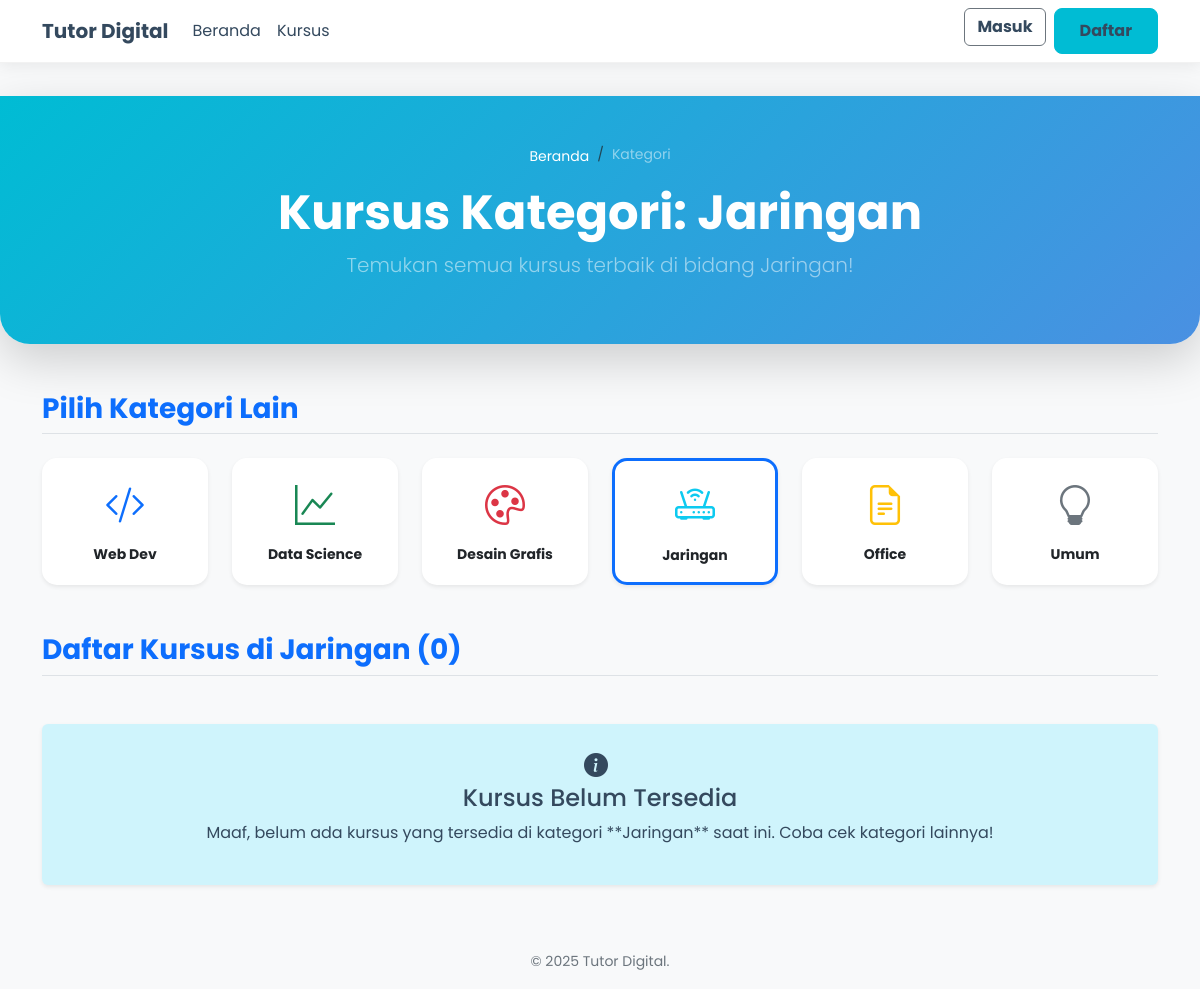
Page /courses/Jaringan on the earlier database version.
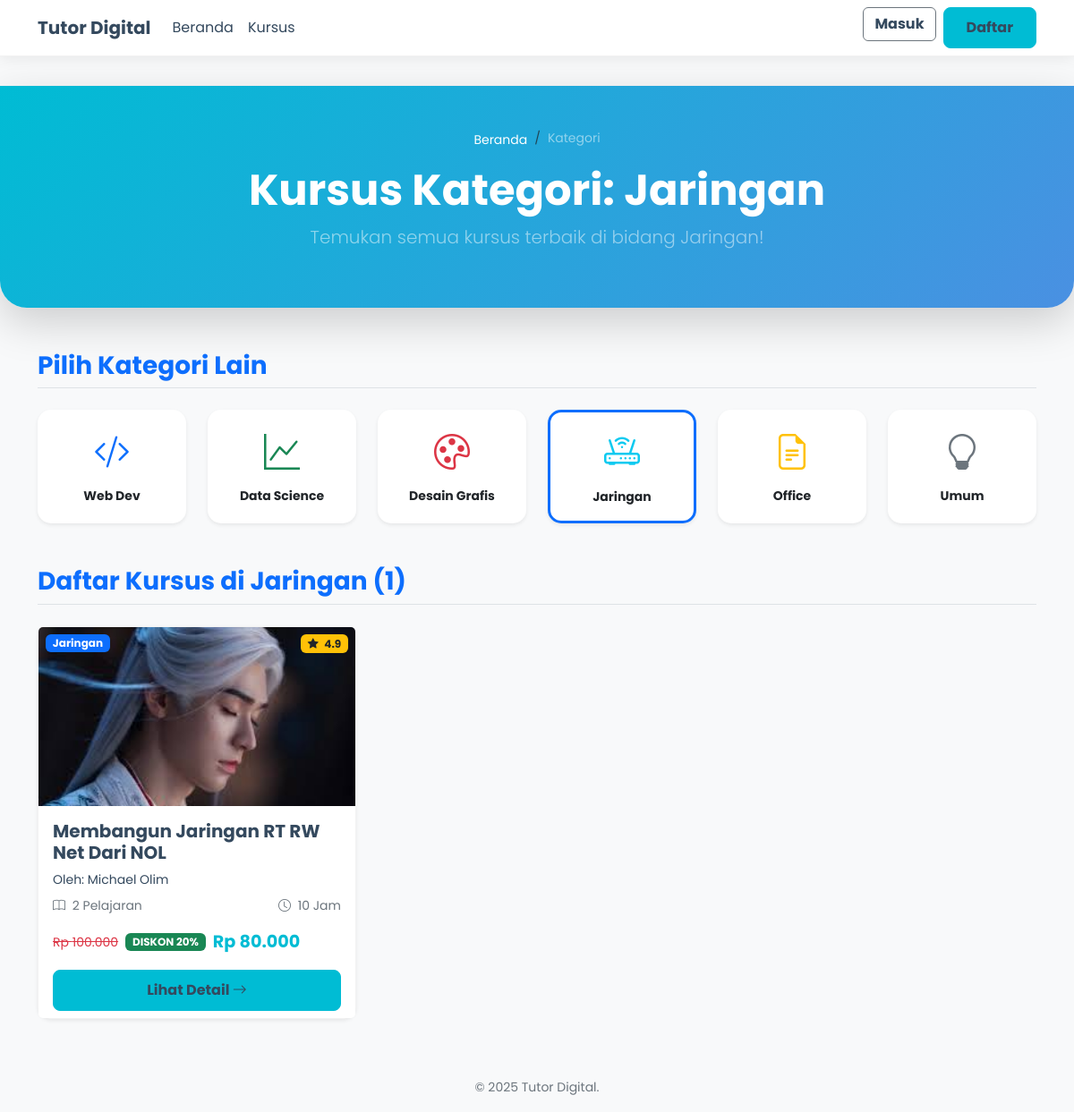
Same page on the later database version.
### models.py (models this page shows, shortened)
class Course(db.Model):
    id = db.Column(db.Integer, primary_key=True)
    title = db.Column(db.String(100), nullable=False)
    description = db.Column(db.Text)
    category = db.Column(db.String(64), default='Umum')
    instructor_name = db.Column(db.String(100))
    instructor_title = db.Column(db.String(100))
    rating = db.Column(db.Float, default=0.0)
    price = db.Column(db.Integer, default=0)
    discount_percent = db.Column(db.Integer, default=0)
    duration_hours = db.Column(db.Integer, default=10) # Field baru
    image_url = db.Column(db.String(255), nullable=True)
    instructor_image_url = db.Column(db.String(255), nullable=True)
    lessons = db.relationship('Lesson', backref='course', lazy='dynamic')
    enrollments = db.relationship('Enrollment', backref='course', lazy='dynamic')
    def total_lessons(self):
        return self.lessons.count()
    @hybrid_property
    def final_price(self):
        return self.price - (self.price * self.discount_percent / 100)

### routes.py (the view)
@app.route('/courses/<category_name>')
def courses_by_category(category_name):
    courses = Course.query.filter_by(category=category_name).all()
    categories = [
        {'name': 'Web Dev', 'icon': 'code-slash', 'color': 'primary'},
        {'name': 'Data Science', 'icon': 'graph-up', 'color': 'success'},
        {'name': 'Desain Grafis', 'icon': 'palette', 'color': 'danger'},
        {'name': 'Jaringan', 'icon': 'router', 'color': 'info'},
        {'name': 'Office', 'icon': 'file-earmark-text', 'color': 'warning'}
    ]
    return render_template('courses_by_category.html',
                           title=f'Kursus {category_name}',
                           courses=courses,
                           category_name=category_name,
                           categories=categories)

### app.py (called while the page is built)
@app.context_processor
def inject_global_variables():
    return dict(
        now=datetime.utcnow # Menggunakan UTC, atau datetime.now() jika Anda yakin dengan timezone server
    )

### utils.py (called while the page is built)
def format_rupiah(value):
    return "{:,.0f}".format(value).replace(",", ".")

### templates/courses_by_category.html (shortened to what the changed rows need)
{% extends "base.html" %}
{% block content %}
<div class="hero-section-gradient text-white py-5 mb-5 shadow-lg">
    <div class="container text-center">
        <nav aria-label="breadcrumb" class="mb-3 d-flex justify-content-center">
            <ol class="breadcrumb text-white mb-0">
            </ol>
        </nav>
        <h1 class="display-5 fw-bolder text-white mb-2 animate__animated animate__fadeInDown">
            Kursus Kategori: {{ category_name }}
        </h1>
        <p class="lead fw-light text-white-50 animate__animated animate__fadeIn">
            Temukan semua kursus terbaik di bidang {{ category_name }}!
        </p>
    </div>
</div>
<div class="container mb-5">
    <div class="row g-4 text-center justify-content-center">
        {% set categories = [
            {'name': 'Web Dev', 'icon': 'code-slash', 'color': 'primary'},
            {'name': 'Data Science', 'icon': 'graph-up', 'color': 'success'},
            {'name': 'Desain Grafis', 'icon': 'palette', 'color': 'danger'},
            {'name': 'Jaringan', 'icon': 'router', 'color': 'info'},
            {'name': 'Office', 'icon': 'file-earmark-text', 'color': 'warning'},
            {'name': 'Umum', 'icon': 'lightbulb', 'color': 'secondary'}
        ] %}
        {% for cat in categories %}
        <div class="col-4 col-md-2">
            <a href="{{ url_for('courses_by_category', category_name=cat.name) }}" class="text-decoration-none text-dark">
                <div class="card shadow-sm p-3 h-100 hover-scale category-hover-effect {% if cat.name == category_name %}border border-primary border-3{% endif %}">
                    <i class="bi bi-{{ cat.icon }} text-{{ cat.color }} mb-2" style="font-size: 2.5rem;"></i>
                    <small class="fw-bold text-dark">{{ cat.name }}</small>
                </div>
            </a>
        </div>
        {% endfor %}
    </div>
</div>
<div class="container">
    <h3 class="mt-5 mb-4 border-bottom pb-2 text-primary fw-bold">Daftar Kursus di {{ category_name }} ({{ courses|length }})</h3>
    <div class="row g-4">
        {% for course in courses %}
        <div class="col-lg-4 col-md-6">
            <div class="card h-100 hover-scale shadow-sm">
                <div class="position-relative">
                    {% if course.image_url %}
                        <img src="{{ url_for('static', filename='uploads/' + course.image_url) }}" class="card-img-top" alt="{{ course.title }}" style="height: 200px; object-fit: cover;">
                    {% else %}
                        <div class="bg-light text-center d-flex align-items-center justify-content-center" style="height: 200px;">
                            <i class="bi bi-image-fill text-secondary display-4"></i>
                        </div>
                    {% endif %}
                    <span class="badge bg-primary position-absolute top-0 start-0 m-2">{{ course.category }}</span>
                    <span class="badge bg-warning text-dark position-absolute top-0 end-0 m-2">
                        <i class="bi bi-star-fill me-1"></i> {{ course.rating|round(1) }}
                    </span>
                </div>
                <div class="card-body d-flex flex-column">
                    <h5 class="card-title fw-bold text-dark">{{ course.title }}</h5>
                    <p class="card-text small text-muted mb-2">Oleh: {{ course.instructor_name }}</p>
                    <div class="d-flex justify-content-between small text-muted mb-3">
                        <span><i class="bi bi-book me-1"></i> {{ course.total_lessons() }} Pelajaran</span>
                        <span><i class="bi bi-clock me-1"></i> 10 Jam</span>
                    </div>
                    <div class="mt-auto">
                        {% if course.price > 0 %}
                            <div class="d-flex align-items-center">
                                {% if course.discount_percent > 0 %}
                                    <span class="text-danger text-decoration-line-through small me-2">Rp {{ course.price|format_rupiah }}</span>
                                    <span class="badge bg-success me-2">DISKON {{ course.discount_percent }}%</span>
                                {% endif %}
                                <span class="final-price fw-bolder">Rp {{ course.final_price|format_rupiah }}</span>
                            </div>
                        {% else %}
                            <span class="badge bg-success fs-6 fw-bolder">GRATIS</span>
                        {% endif %}
                    </div>
                </div>
                <div class="card-footer bg-white border-0 pt-0">
                    <a href="{{ url_for('course_detail', course_id=course.id) }}" class="btn btn-primary w-100 fw-bold">
                        Lihat Detail <i class="bi bi-arrow-right"></i>
                    </a>
                </div>
            </div>
        </div>
        {% endfor %}
    </div>
    {% if not courses %}
    <div class="alert alert-info text-center shadow-sm mt-5 p-4" role="alert">
        <i class="bi bi-info-circle-fill me-2 fs-4"></i>
        <h4 class="alert-heading">Kursus Belum Tersedia</h4>
        <p>Maaf, belum ada kursus yang tersedia di kategori **{{ category_name }}** saat ini. Coba cek kategori lainnya!</p>
    </div>
    {% endif %}
</div>
{% endblock %}

Differences in the rows shown:
added Course: category "Jaringan", image_url (picture), rating "4.9", title "Membangun Jaringan RT RW Net Dari NOL", instructor_name "Michael Olim", total_lessons "2", price "100.000", discount_percent "20", final_price "80.000"
Other differences:
{{ courses|length }}: "0" → "1"
{{ category_name }}: "Jaringan" → (not shown)
text no longer shown: "Kursus Belum Tersedia Maaf, belum ada kursus yang tersedia di kategori ** ** saat ini. Coba cek kategori lainnya!"
